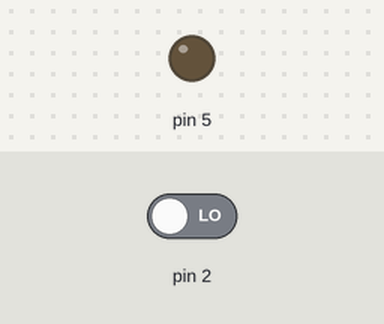
The sketch below on a simulated Arduino Uno, built with avr-gcc and run on an emulated ATmega328P. Shown: output pins drawn as LEDs (lit = HIGH). The inputs (shaded band) are chosen by the test bench; at power-on: pin 2 LOW.

Above: at 1.2 s.
1.3 s: pin 2 driven HIGH
At 2.5 s:
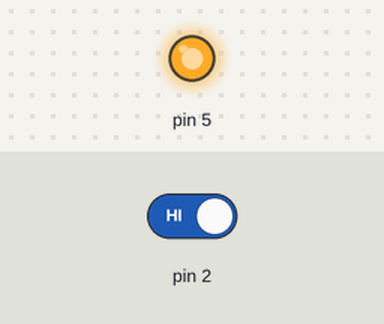
2.8 s: pin 2 driven LOW
At 3.8 s:
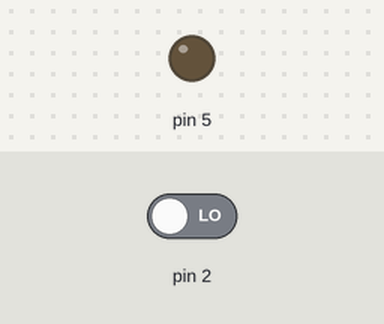
Timing chart, 0 to 5.8 s (numbered marks = the images above; inputs shaded):
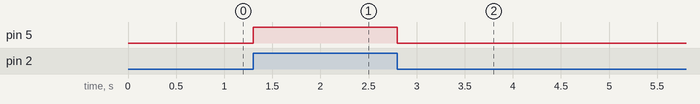

Measured:
- after the input at 1.3 s, pin 5: LOW → HIGH at once
- after the input at 2.8 s, pin 5: HIGH → LOW at once

The sketch:

ex4.ino
```cpp
int val = 0;
void setup() {
  pinMode(5, OUTPUT);
  pinMode(2, INPUT);
}

void loop() {
  val = digitalRead(2);
  if(val == 1){
    digitalWrite(5, HIGH);
  }else{
    digitalWrite(5, LOW);
  }
}
```
